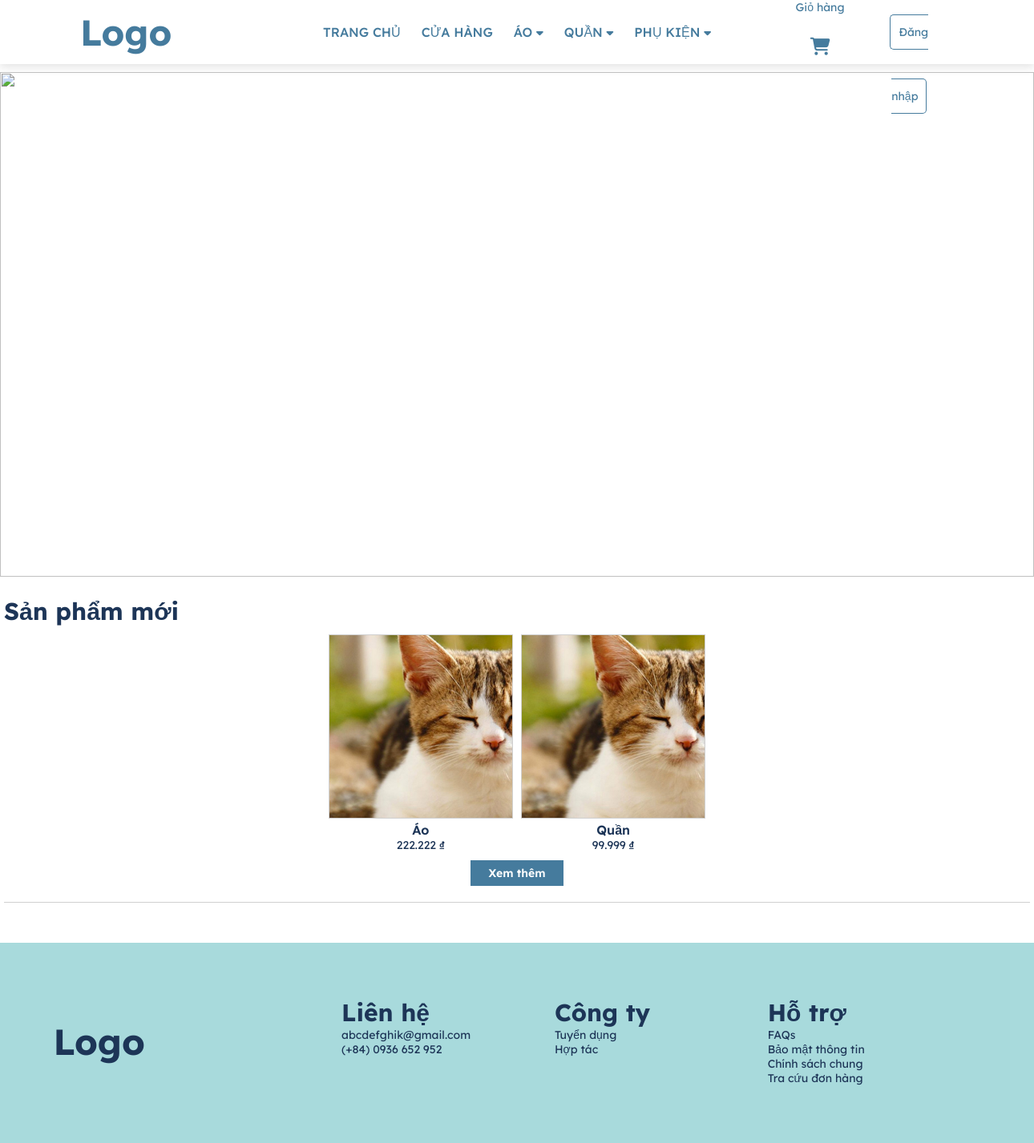
The page / on the database its author committed.
### tables this page shows
CREATE TABLE `product` (
  `id` int(11) NOT NULL,
  `name` varchar(50) NOT NULL,
  `description` text NOT NULL,
  `img` text NOT NULL,
  `price` int(11) NOT NULL,
  `manufacturers_id` int(11) NOT NULL,
  `category_detail_id` int(11) NOT NULL
);

### index.php (the view, shortened to what this page needs)
<?php require 'admin/connect.php'; ?>
<!DOCTYPE html>
<html lang="en">
<head>
    <link rel="stylesheet" href="assets/css/style.css">
    <link rel="stylesheet" href="assets/css/index.css">
</head>
<body>
    <?php
    $sql = "select * from product
    limit 5";
    $result = mysqli_query($connect, $sql);
    ?>
    <?php
    require 'header.php';
    ?>
    <div>
        <img src="assets/img/pexels-pixabay-325876.jpg" alt="" class="img_banner">
    </div>
    <div class="main">
        <div class="main_001">
            <h3>Sản phẩm mới</h3>
            <ul>
                <?php foreach ($result as $each) { ?>
                    <li>
                        <a href="product_detail.php?id=<?php echo $each['id'] ?>">
                            <img src="admin/product/photos/<?php echo $each['img'] ?>">
                        </a>
                        <a href="product_detail.php?id=<?php echo $each['id'] ?>"><?php echo $each['name'] ?></a>
                        <p> <?php echo number_format($each['price'], 0, '', '.'); ?> ₫</p>
                    </li>
                <?php } ?>
            </ul>
            <a href="products.php"><button>Xem thêm</button></a>
        </div>
    </div>
    <?php include 'footer.php' ?>
</body>
</html>

### assets/css/style.css (style rules this page uses)
* { padding: 0; margin: 0; text-decoration: none; list-style: none; box-sizing: border-box; font-family: "Lexend Deca", sans-serif; font-weight: 400; font-size: 14px; color: #1d3557; }
h3 { font-weight: bold; font-size: 30px; }
button { font-size: 14px; padding: 7px 23px; border-radius: none; border: none; color: #fff; background-color: #457b9d; display: block; margin: auto; font-weight: 600; cursor: pointer; }

### assets/css/index.css (style rules this page uses)
.img_banner { width: 100%; height: 630px; object-fit: cover; object-position: 50% 20%; }
.main { width: 1280px; margin: 0 auto; }
.main_001 { padding: 20px 0; border-bottom: #d0d0d0 0.5px solid; }
.main_001 ul { text-align: center; padding: 10px 0; }
.main_001 ul li { display: inline-block; width: 18%; margin: 0 3px; }
.main_001 ul li img { width: 100%; height: 230px; border: #d0d0d0 1px solid; object-fit: cover; object-position: 50% 20%; }
.main_001 ul li a { font-size: 16px; font-weight: 600; }

### rows shown on the page
product: img (picture), name "Áo", price "222.222"
product: img (picture), name "Quần", price "99.999"
